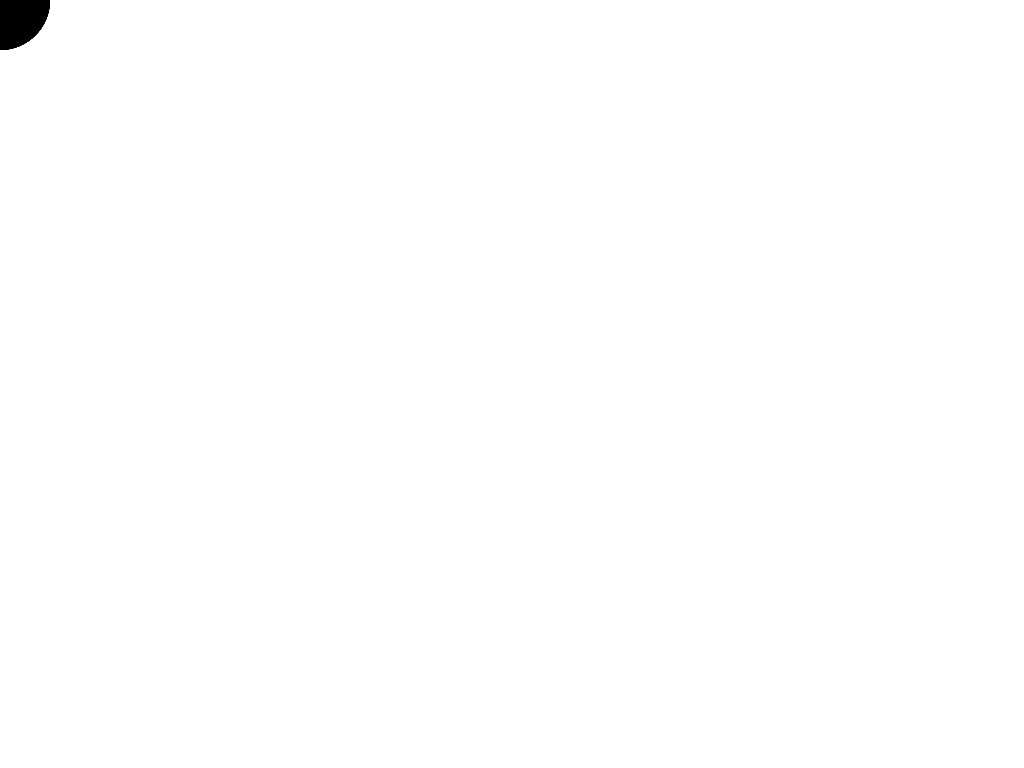
Frame 1 (no input)
Frame 60 (the mouse pressed at the canvas centre just before this capture): identical to frame 1, image omitted
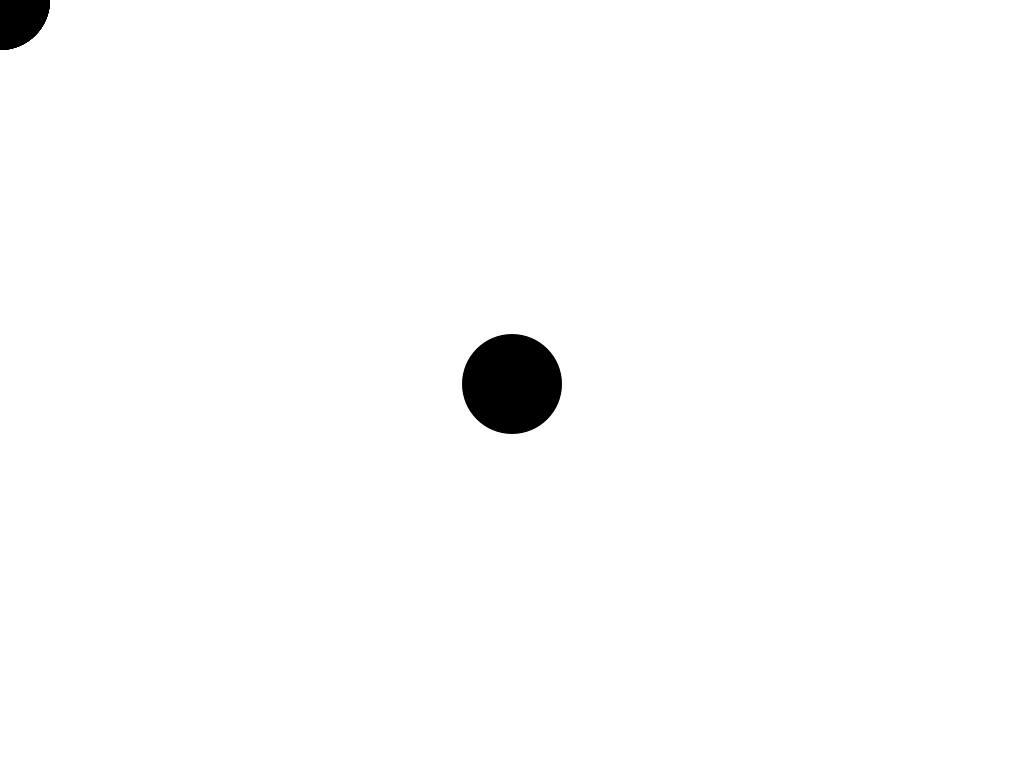
Frame 120 (the mouse held since frame 60 and released just before this capture)

The Processing sketch that drew these frames (run headless with seeded random() and noise(); from frame 60 on, the mouse is pressed at the canvas centre):

// Processing sketch: MouseTracer
// ── MouseTracer.pde
// write a sketch that can store the last three mouse press prositions and draw them onto the screen e.g as a circle or some other shape.

int mouse_trace_x = 0;
int mouse_trace_y = 0;

final int number_of_recorded_positions = 10;
int[] mouse_traces_x = new int[number_of_recorded_positions];
int[] mouse_traces_y = new int[number_of_recorded_positions];
int postion_pointer = 0;

void setup() {
  size(1024, 768);
  noStroke();
  fill(0);
}

void draw() {
  background(255);
  // circle(mouse_trace_x, mouse_trace_y, 100);

  //circle(mouse_traces_x[0], mouse_traces_y[0], 100);
  //circle(mouse_traces_x[1], mouse_traces_y[1], 100);
  //circle(mouse_traces_x[2], mouse_traces_y[2], 100);

  for (int i = 0; i < number_of_recorded_positions; i++) {
    circle(mouse_traces_x[i], mouse_traces_y[i], 100);
  }
}

void mousePressed() {
  mouse_trace_x = mouseX;
  mouse_trace_y = mouseY;
  println(mouse_trace_x + ", " + mouse_trace_y);

  mouse_traces_x[postion_pointer] = mouseX;
  mouse_traces_y[postion_pointer] = mouseY;

  // postion_pointer = postion_pointer + 1;
  // postion_pointer += 1;
  postion_pointer++;

  if (postion_pointer > number_of_recorded_positions - 1) {
    postion_pointer = 0;
  }
}
